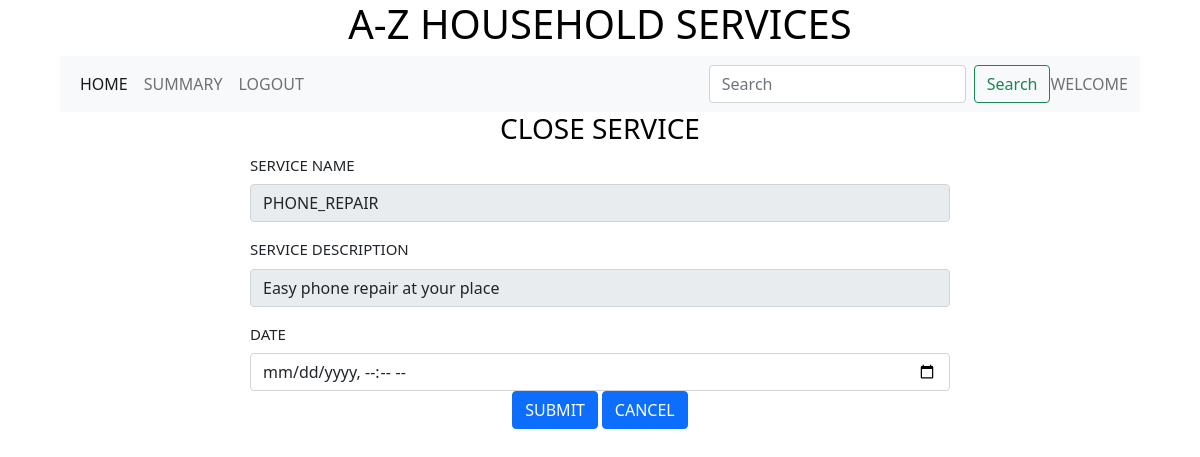
Before: /edit_service_request/3/3 with the older database file.
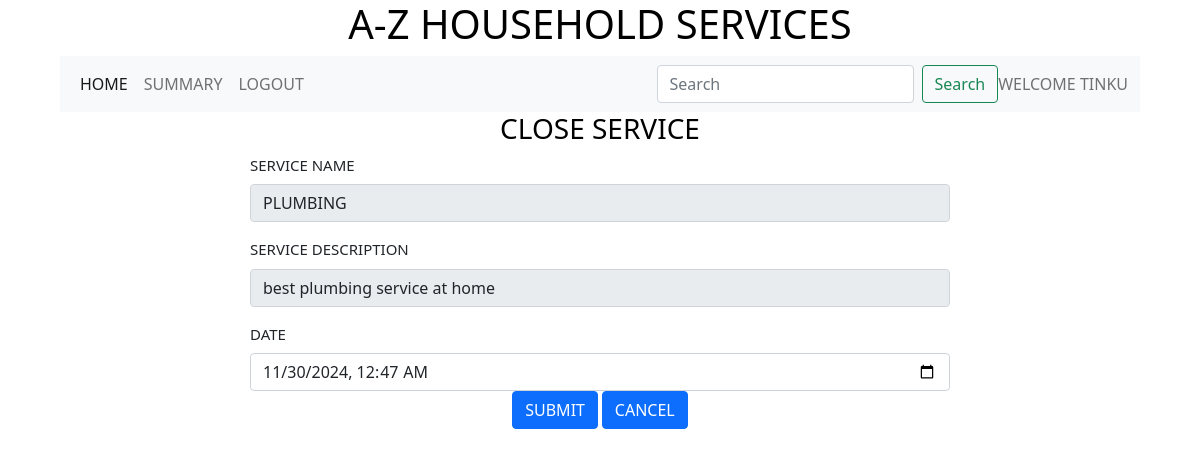
After: the same page with the newer database file.
### backend/models.py (models this page shows)
class Service(db.Model):
    __tablename__ ="service"
    id = db.Column(db.Integer,primary_key=True)
    name = db.Column(db.String)
    description = db.Column(db.String)
    base_price = db.Column(db.Float)
    time_required = db.Column(db.Integer)
    service_requests = db.relationship("Service_request",cascade="all,delete",backref="service",lazy = True)
    professionals = db.relationship("Professional",cascade="all,delete",backref="service",lazy = True)

class Service_request(db.Model):
    __tablename__ ="service_request"
    id = db.Column(db.Integer,primary_key=True)
    status  = db.Column(db.String,default ="PENDING" )
    date = db.Column(db.DateTime)
    rating = db.Column(db.Integer)
    remark = db.Column(db.String)
    service_id = db.Column(db.Integer, db.ForeignKey("service.id"),nullable = False)
    customer_id = db.Column(db.Integer, db.ForeignKey("customer.id"),nullable = False)
    professtional_id = db.Column(db.Integer, db.ForeignKey("professional.id"))

class Customer(db.Model):
    __tablename__ ="customer"
    id = db.Column(db.Integer,primary_key=True)
    full_name = db.Column(db.String)
    address = db.Column(db.String)
    pincode = db.Column(db.Integer)
    service_requests = db.relationship("Service_request",cascade="all,delete",backref="customer",lazy = True)

### backend/controllers.py (the view)
@app.route("/edit_service_request/<id>/<service_request_id>",methods = ["GET","POST"])
def edit_service_request(id,service_request_id):
    service_request = Service_request.query.filter_by(id=service_request_id).first()
    service_id = service_request.service_id
    service =Service.query.filter_by(id=service_id).first()
    customer = get_customer(id)
    if request.method == "POST":
        service_request_date = request.form.get("service_request_date")
        service_request_udate = datetime.strptime(service_request_date,"%Y-%m-%dT%H:%M")
        service_request.date = service_request_udate
        db.session.commit()
        return redirect(url_for("customer_dashboard",id=id))
    return render_template("edit_service_request.html",id=id,service_request=service_request,service=service,customer=customer,service_request_id=service_request_id)

### backend/controllers.py (called while the page is built)
def get_customer(id):
    customer = Customer.query.filter_by(id=id).first()
    return customer

### templates/edit_service_request.html
{%extends "customer_layout.html"%}
{%block content%}
                <div class ="center"><h3>CLOSE SERVICE</h3></div>
                <form action ="/edit_service_request/{{id}}/{{service_request_id}}" method ="POST">
                    <div class = "input_form1">
                        <div class="mb-3">
                            <label for="name" class="form-label">SERVICE NAME</label>
                            <input type="text" class="form-control" name ="name" id="name" value="{{service.name}}" readonly>
                        </div>
                        <div class="mb-3">
                            <label for="description" class="form-label">SERVICE DESCRIPTION</label>
                            <input type="text" class="form-control" name ="description" id="description" value="{{service.description}}" readonly>
                        </div>
                        <div class="mb-3">
                            <label for="service_request_date" class="form-label">DATE</label>
                            <input type="datetime-local" class="form-control" name ="service_request_date" id="service_request_date" value ="{{service_request.date}}">
                        <div class="mb-3">
                            <div class ="center"><button type="submit" class="btn btn-primary">SUBMIT</button>
                            <a href="/customer/{{id}}" type="button" class="btn btn-primary">CANCEL</a></div>
                        </div>
                    </div>
                </form>
{%endblock%}

### templates/customer_layout.html (shortened to what this page needs)
<!DOCTYPE html>
<html>
    <head>
        <link rel ="stylesheet" href="/static/styles/main.css">
        <link href ="https://cdn.jsdelivr.net/npm/bootstrap@5.0.2/dist/css/bootstrap.min.css" rel="stylesheet">
    </head>
    <body>
        <div class = "my_container">
            <div class ="center"><h1>A-Z HOUSEHOLD SERVICES</h1></div>
            <div class ="my_panel">
                <nav class="navbar navbar-expand-lg navbar-light bg-light">
                    <div class="container-fluid">
                      <div class="collapse navbar-collapse" id="navbarText">
                        <ul class="navbar-nav me-auto mb-2 mb-lg-0">
                          <li class="nav-item">
                            <a class="nav-link active" aria-current="page" href="/customer/{{id}}">HOME</a>
                          </li>
                          <li class="nav-item">
                            <a class="nav-link" href="/customer_summary/{{id}}">SUMMARY</a>
                          </li>
                          <li class="nav-item">
                            <a class="nav-link" href="/login">LOGOUT</a>
                          </li>
                        </ul>
                        <form class="d-flex" method ="POST" action="/search_c/{{id}}">
                          <input class="form-control me-2" type="search" placeholder="Search" aria-label="Search" name ="search_txt" id ="search_txt">
                          <button class="btn btn-outline-success" type="submit">Search</button>
                        </form>
                        <span class="navbar-text">
                          WELCOME {{customer.full_name}}
                        </span>
                      </div>
                    </div>
                </nav>
                 {%block content%}
                 {%endblock%}
            </div>
        </div>
    </body>
</html>

Changed rows visible on the page:
no longer on this page (row edited): Service: name "PHONE_REPAIR", description "Easy phone repair at your place"
added Customer: full_name "TINKU"
now on this page (row edited): Service: name "PLUMBING", description "best plumbing service at home"
changed Service_request: service_request_date (not shown) → "11/30/2024 00:47"
